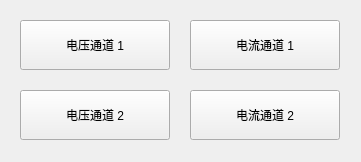
<?xml version="1.0" encoding="UTF-8"?>
<ui version="4.0">
 <class>ChOptWin</class>
 <widget class="QWidget" name="ChOptWin">
  <property name="geometry">
   <rect>
    <x>0</x>
    <y>0</y>
    <width>361</width>
    <height>162</height>
   </rect>
  </property>
  <property name="windowTitle">
   <string>Form</string>
  </property>
  <widget class="QPushButton" name="pushButton">
   <property name="geometry">
    <rect>
     <x>190</x>
     <y>20</y>
     <width>150</width>
     <height>50</height>
    </rect>
   </property>
   <property name="text">
    <string>电流通道 1</string>
   </property>
  </widget>
  <widget class="QPushButton" name="pushButton_2">
   <property name="geometry">
    <rect>
     <x>20</x>
     <y>20</y>
     <width>150</width>
     <height>50</height>
    </rect>
   </property>
   <property name="text">
    <string>电压通道 1</string>
   </property>
  </widget>
  <widget class="QPushButton" name="pushButton_3">
   <property name="geometry">
    <rect>
     <x>190</x>
     <y>90</y>
     <width>150</width>
     <height>50</height>
    </rect>
   </property>
   <property name="text">
    <string>电流通道 2</string>
   </property>
  </widget>
  <widget class="QPushButton" name="pushButton_4">
   <property name="geometry">
    <rect>
     <x>20</x>
     <y>90</y>
     <width>150</width>
     <height>50</height>
    </rect>
   </property>
   <property name="text">
    <string>电压通道 2</string>
   </property>
  </widget>
 </widget>
 <resources/>
 <connections/>
</ui>
